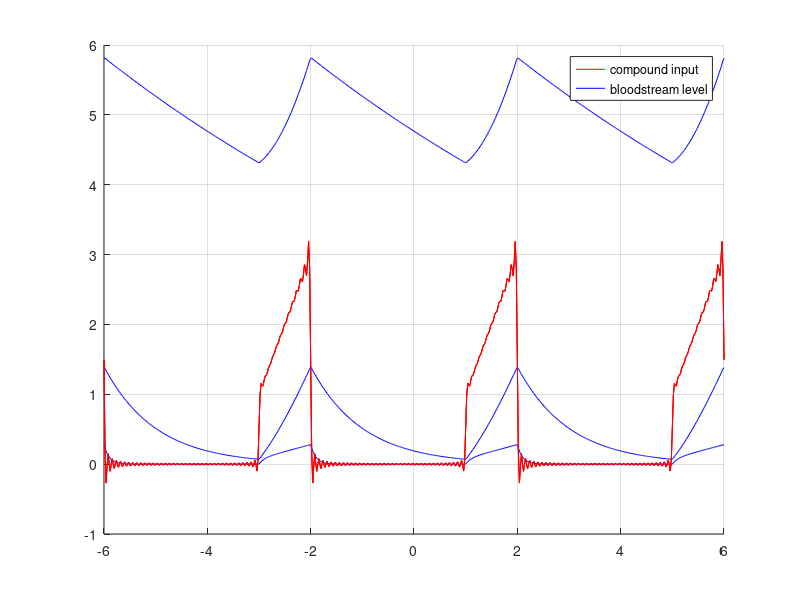

MATLAB code to generate this figure:
clear all; close all; clc;
%set parameters
i = 1;
for gamma = [10, 1, 0.1]
    gamma_var=gamma;
    L=2;
    dt=L/100;
    t=-3*L:dt:3*L;
    NumberOfTerms= 50.0;
    
    %plot external input fourier series
    a0=1;
    f=ones(1,length(t))*a0/2; %equate to average
    hold on;
    grid on;
    %pause;
    for n=1:NumberOfTerms
        an = 4*(-1)^n-4*cos(n*pi/2.)-n*pi*sin(n*pi/2.);
        bn = n*pi*cos(n*pi/2.)-3*n*pi*(-1)^n-4*sin(n*pi/2.);
        an = an / (n^2*pi^2);
        bn = bn / (n^2*pi^2);
        f=f+an*cos(n*pi*t/L)+bn*sin(n*pi*t/L);
    end
    plot(t,f,'r'); hold on; grid on;
    
    %plot system response to input fourier series
    a0=1;
    f=ones(1,length(t))*a0/2; %equate to average
    f=f/gamma_var;
    hold on;
    grid on;
    for n=1:NumberOfTerms
        denom=gamma_var^2+n^2*pi^2/4; % use this form of your denominator for simplicity
        an = 4*(-1)^n-4*cos(n*pi/2.)-n*pi*sin(n*pi/2.);
        bn = n*pi*cos(n*pi/2.)-3*n*pi*(-1)^n-4*sin(n*pi/2.);
        an = an / (n^2*pi^2);
        bn = bn / (n^2*pi^2);
        f=f+((an*gamma_var-bn*n*pi/2)*cos(n*pi*t/L) ...
            +(an*n*pi/2+bn*gamma_var)*sin(n*pi*t/L))/denom;
    end
    plot(t,f,'b'); hold on; grid on;
    legend({'compound input','bloodstream level'});
end
